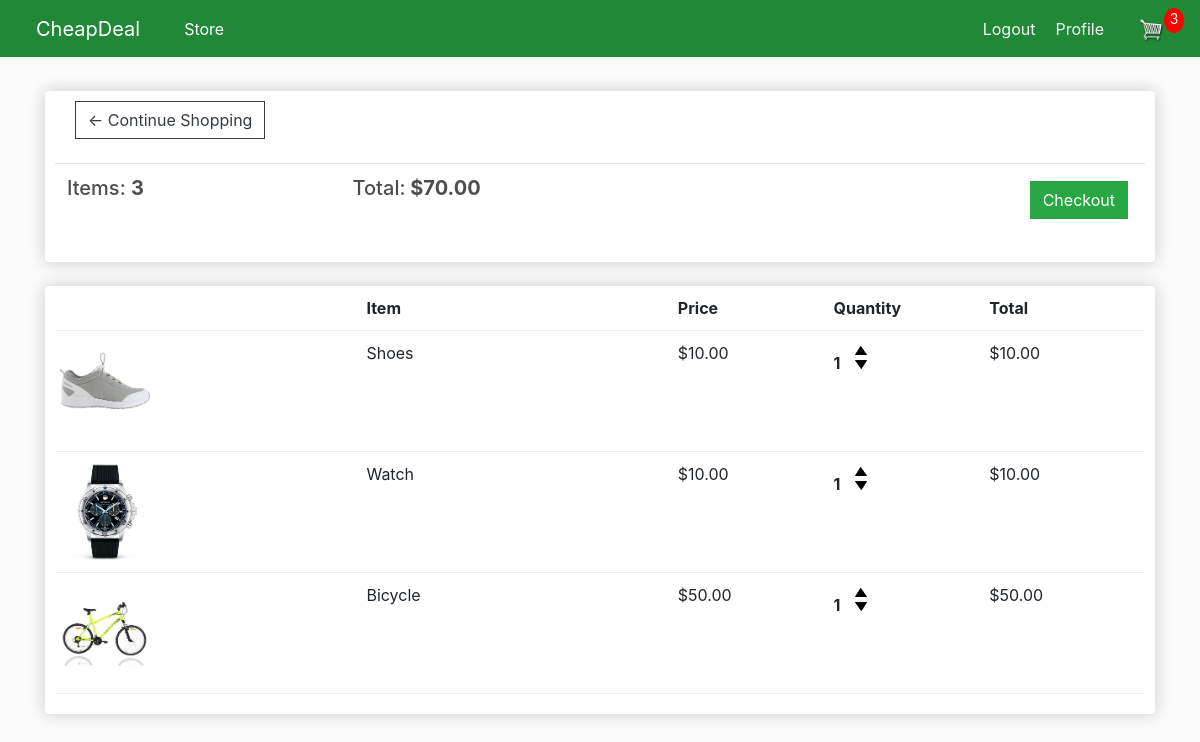
The app's page /cart/ (signed in) with its own data.
### store/models.py (models this page shows, shortened)
class Order(models.Model):
    customer=models.ForeignKey(Customer, on_delete=models.SET_NULL, null=True, blank=True)
    date_ordered=models.DateTimeField(auto_now_add=True)
    complete=models.BooleanField(default=False)
    transaction_id=models.CharField(max_length=100, null=True)
    @property
    def get_cart_total(self):
        orderitems=self.orderitem_set.all()
        total=sum([item.get_total for item in orderitems])
        return total
    @property
    def get_cart_items(self):
        orderitems=self.orderitem_set.all()
        total=sum([item.quantity for item in orderitems])
        return total

class OrderItem(models.Model):
    product=models.ForeignKey(Product, on_delete=models.SET_NULL, null=True)
    order=models.ForeignKey(Order, on_delete=models.SET_NULL, null=True)
    quantity=models.IntegerField(default=0, null=True, blank=True)
    date_added=models.DateTimeField(auto_now_add=True)
    @property
    def get_total(self):
        total=self.product.price * self.quantity
        return total

class Product(models.Model):
    name=models.CharField(max_length=200)
    price=models.FloatField()
    digital=models.BooleanField(default=False, null=True, blank=True)
    image=models.ImageField(null=True, blank=True)
    @property
    def imageURL(self):
        try:
            url=self.image.url
        except:
            url=''
        return url

### store/views.py (the view)
# urls.py: path('cart/', views.cart, name="cart"),
@login_required
def cart(request):
    if request.user.is_authenticated:
        data = cartData(request)
        cartItems=data['cartItems']
        order=data['order']
        items=data['items']
        context={'items': items, 'order': order, 'cartItems': cartItems}
        return render(request, 'store/cart.html', context)
    else:
        return redirect('login_page')

### store/utils.py (called while the page is built)
def cartData(request):
    if request.user.is_authenticated:
        customer=request.user.customer
        order, created=Order.objects.get_or_create(customer=customer, complete=False)
        items=order.orderitem_set.all()
        cartItems=order.get_cart_items
    else:
        cookieData=cookieCart(request)
        cartItems=cookieData['cartItems']
        order=cookieData['order']
        items=cookieData['items']
    return {'cartItems': cartItems, 'order': order, 'items': items}

### store/templates/store/Cart.html
{% extends 'store/main.html' %}
{% load static %}
{% block content %}
	<div class="row">
		<div class="col-lg-12">
			<div class="box-element">
				<a  class="btn btn-outline-dark" href="{% url 'store' %}">&#x2190; Continue Shopping</a>
				<br>
				<br>
				<table class="table">
					<tr>
						<th><h5>Items: <strong>{{order.get_cart_items}}</strong></h5></th>
						<th><h5>Total:<strong> ${{order.get_cart_total|floatformat:2}}</strong></h5></th>
						<th>
							<a  style="float:right; margin:5px;" class="btn btn-success" href="{% url 'checkout' %}">Checkout</a>
						</th>
					</tr>
				</table>
			</div>
			<br>
			<div class="box-element">
				<div class="cart-row">
					<div style="flex:2"></div>
					<div style="flex:2"><strong>Item</strong></div>
					<div style="flex:1"><strong>Price</strong></div>
					<div style="flex:1"><strong>Quantity</strong></div>
					<div style="flex:1"><strong>Total</strong></div>
				</div>
				{% for item in items %}
				<div class="cart-row">
					<div style="flex:2"><img class="row-image" src="{{item.product.imageURL}}"></div>
					<div style="flex:2"><p>{{item.product.name}}</p></div>
					<div style="flex:1"><p>${{item.product.price|floatformat:2}}</p></div>
					<div style="flex:1">
						<p class="quantity">{{item.quantity}}</p>
						<div class="quantity">
							<img data-product="{{item.product.id}}" data-action="add" class="chg-quantity update-cart" src="{% static  'images/arrow-up.png' %}">
							<img data-product="{{item.product.id}}" data-action="remove" class="chg-quantity update-cart" src="{% static  'images/arrow-down.png' %}">
						</div>
					</div>
					<div style="flex:1"><p>${{item.get_total|floatformat:2}}</p></div>
				</div>
				{% endfor %}
			</div>
		</div>
	</div>
{% endblock content %}

### store/templates/store/Main.html (shortened to what this page needs)
<!DOCTYPE html>
{% load static %}
<html>
<head>
	<link rel="stylesheet" href="https://stackpath.bootstrapcdn.com/bootstrap/4.4.1/css/bootstrap.min.css">
	<link rel="stylesheet" type="text/css" href="{% static 'css/main.css' %}">
</head>
<body>
	<nav class="navbar navbar-expand-lg navbar-dark btn-success">
	  <a class="navbar-brand" href="{% url 'store' %}">CheapDeal</a>
	  <div class="collapse navbar-collapse" id="navbarSupportedContent">
	    <ul class="navbar-nav mr-auto">
	      <li class="nav-item active">
	        <a class="nav-link" href="{% url 'store' %}">Store <span class="sr-only">(current)</span></a>
	      </li>
	    </ul>
	    <div class="form-inline my-2 my-lg-0">
			{% if user.is_authenticated %}
				  <a  href="{% url 'logout' %}">Logout</a>
			      <a  href="{% url 'profile' %}">Profile</a>
			{% else %}
				   <a href="{% url 'login' %}">Login</a>
			{% endif %}
	     	<a href="{% url 'cart' %}">
	    		<img  id="cart-icon" src="{% static 'images/cart.png' %}">
	    	</a>
	    	<p id="cart-total">{{cartItems}}</p>
	    </div>
	  </div>
	</nav>
     <div class="container">
            <br>
            {% block content %}
            {% endblock content %}
         </div>
</body>
</html>

### static/css/main.css (style rules this page uses)
body { background-color: hsl(0, 0%, 98%); }
h1,h2,h3,h4,h5,h6 { color:hsl(0, 0%, 30%); }
.box-element { box-shadow:hsl(0, 0%, 80%) 0 0 16px; background-color: #fff; border-radius: 4px; padding: 10px; }
#cart-icon { width:25px; display: inline-block; margin-left: 15px; }
#cart-total { display: block; text-align: center; color:#fff; background-color: red; width: 20px; height: 25px; border-radius: 50%; font-size: 14px; }
.col-lg-4, .col-lg-6, .col-lg-8, .col-lg-12 { margin-top: 10px; }
.btn { border-radius: 0; }
.row-image { width: 100px; }
.cart-row { display: flex; align-items: stretch ; padding-bottom: 10px; margin-bottom: 10px; border-bottom: 1px solid #ececec; }
.quantity { display: inline-block; font-weight: 700; padding-right:10px; }
.chg-quantity { width: 12px; cursor: pointer; display: block; margin-top: 5px; transition:.1s; }
a { color: whitesmoke; text-decoration: none; margin-left: 20px; }

### records on screen
Order: get_cart_items "3", get_cart_total "70.00"
OrderItem: product.imageURL (picture), product.name "Shoes", product.price "10.00", quantity "1", get_total "10.00"
OrderItem: product.imageURL (picture), product.name "Watch", product.price "10.00", quantity "1", get_total "10.00"
OrderItem: product.imageURL (picture), product.name "Bicycle", product.price "50.00", quantity "1", get_total "50.00"

### other values on screen
{{ cartItems }} "3"
